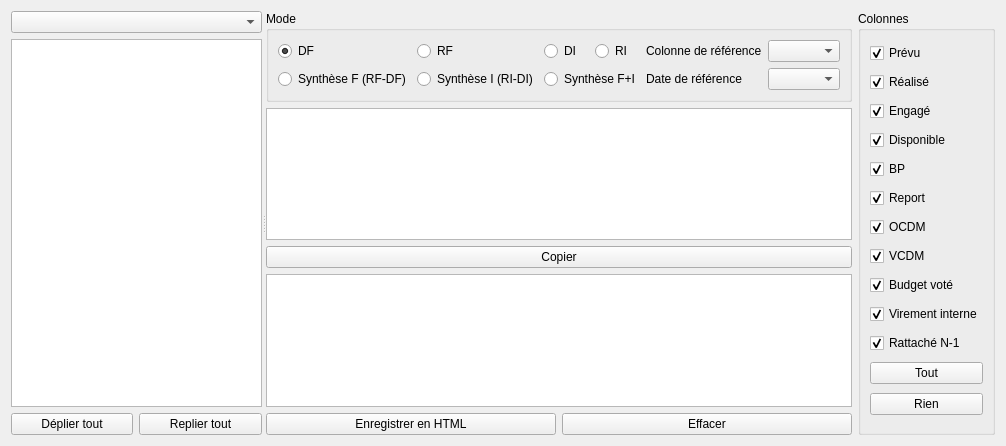
<?xml version="1.0" encoding="UTF-8"?>
<ui version="4.0">
 <class>FormReportingOverview</class>
 <widget class="QWidget" name="FormReportingOverview">
  <property name="geometry">
   <rect>
    <x>0</x>
    <y>0</y>
    <width>1006</width>
    <height>446</height>
   </rect>
  </property>
  <property name="windowTitle">
   <string>Vue d'ensemble du reporting</string>
  </property>
  <property name="windowIcon">
   <iconset resource="Images.qrc">
    <normaloff>:/icons/icons/reportingOverview.png</normaloff>:/icons/icons/reportingOverview.png</iconset>
  </property>
  <layout class="QHBoxLayout" name="horizontalLayout_2">
   <item>
    <widget class="QSplitter" name="splitter">
     <property name="orientation">
      <enum>Qt::Horizontal</enum>
     </property>
     <widget class="QWidget" name="layoutWidget1">
      <layout class="QGridLayout" name="gridLayout_3">
       <item row="2" column="0">
        <widget class="QPushButton" name="pushButtonExpandAll">
         <property name="text">
          <string>Déplier tout</string>
         </property>
        </widget>
       </item>
       <item row="2" column="1">
        <widget class="QPushButton" name="pushButtonCollapseAll">
         <property name="text">
          <string>Replier tout</string>
         </property>
        </widget>
       </item>
       <item row="1" column="0" colspan="2">
        <widget class="QTreeView" name="treeView">
         <property name="editTriggers">
          <set>QAbstractItemView::NoEditTriggers</set>
         </property>
         <property name="showDropIndicator" stdset="0">
          <bool>false</bool>
         </property>
         <property name="headerHidden">
          <bool>true</bool>
         </property>
        </widget>
       </item>
       <item row="0" column="0" colspan="2">
        <widget class="QComboBox" name="comboListReportings"/>
       </item>
      </layout>
     </widget>
     <widget class="QWidget" name="layoutWidget">
      <layout class="QGridLayout" name="gridLayout_2">
       <item row="1" column="0" colspan="2">
        <widget class="QTableView" name="tableView">
         <property name="font">
          <font>
           <pointsize>8</pointsize>
          </font>
         </property>
         <property name="editTriggers">
          <set>QAbstractItemView::NoEditTriggers</set>
         </property>
         <property name="showDropIndicator" stdset="0">
          <bool>false</bool>
         </property>
         <property name="selectionBehavior">
          <enum>QAbstractItemView::SelectRows</enum>
         </property>
         <property name="sortingEnabled">
          <bool>true</bool>
         </property>
         <attribute name="verticalHeaderVisible">
          <bool>false</bool>
         </attribute>
         <attribute name="verticalHeaderDefaultSectionSize">
          <number>20</number>
         </attribute>
        </widget>
       </item>
       <item row="0" column="0" colspan="2">
        <widget class="QGroupBox" name="groupBoxMode">
         <property name="title">
          <string>Mode</string>
         </property>
         <layout class="QGridLayout" name="gridLayout">
          <item row="0" column="2">
           <widget class="QRadioButton" name="radioButtonDI">
            <property name="text">
             <string>DI</string>
            </property>
           </widget>
          </item>
          <item row="0" column="5">
           <widget class="QComboBox" name="comboBoxRefColumn"/>
          </item>
          <item row="0" column="0">
           <widget class="QRadioButton" name="radioButtonDF">
            <property name="text">
             <string>DF</string>
            </property>
            <property name="checked">
             <bool>true</bool>
            </property>
           </widget>
          </item>
          <item row="0" column="1">
           <widget class="QRadioButton" name="radioButtonRF">
            <property name="text">
             <string>RF</string>
            </property>
           </widget>
          </item>
          <item row="0" column="4">
           <widget class="QLabel" name="label">
            <property name="text">
             <string>Colonne de référence</string>
            </property>
           </widget>
          </item>
          <item row="1" column="4">
           <widget class="QLabel" name="label_2">
            <property name="text">
             <string>Date de référence</string>
            </property>
           </widget>
          </item>
          <item row="0" column="3">
           <widget class="QRadioButton" name="radioButtonRI">
            <property name="text">
             <string>RI</string>
            </property>
           </widget>
          </item>
          <item row="1" column="0">
           <widget class="QRadioButton" name="radioButtonRFDF">
            <property name="text">
             <string>Synthèse F (RF-DF)</string>
            </property>
           </widget>
          </item>
          <item row="1" column="1">
           <widget class="QRadioButton" name="radioButtonRIDI">
            <property name="text">
             <string>Synthèse I (RI-DI)</string>
            </property>
           </widget>
          </item>
          <item row="1" column="2" colspan="2">
           <widget class="QRadioButton" name="radioButtonRFDFRIDI">
            <property name="text">
             <string>Synthèse F+I</string>
            </property>
           </widget>
          </item>
          <item row="1" column="5">
           <widget class="QComboBox" name="comboBoxRefDate"/>
          </item>
         </layout>
        </widget>
       </item>
       <item row="4" column="0">
        <widget class="QPushButton" name="pushButtonExportHTML">
         <property name="text">
          <string>Enregistrer en HTML</string>
         </property>
         <property name="icon">
          <iconset resource="Images.qrc">
           <normaloff>:/icons/icons/html.png</normaloff>:/icons/icons/html.png</iconset>
         </property>
        </widget>
       </item>
       <item row="2" column="0" colspan="2">
        <widget class="QPushButton" name="pushButtonCopyToDocument">
         <property name="text">
          <string>Copier</string>
         </property>
        </widget>
       </item>
       <item row="3" column="0" colspan="2">
        <widget class="QTextEdit" name="textEdit"/>
       </item>
       <item row="4" column="1">
        <widget class="QPushButton" name="pushButtonClear">
         <property name="text">
          <string>Effacer</string>
         </property>
        </widget>
       </item>
      </layout>
     </widget>
    </widget>
   </item>
   <item>
    <widget class="QGroupBox" name="groupBoxColumns">
     <property name="title">
      <string>Colonnes</string>
     </property>
     <layout class="QVBoxLayout" name="verticalLayout_2">
      <item>
       <widget class="QCheckBox" name="checkBoxOuverts">
        <property name="text">
         <string>Prévu</string>
        </property>
        <property name="checked">
         <bool>true</bool>
        </property>
       </widget>
      </item>
      <item>
       <widget class="QCheckBox" name="checkBoxRealises">
        <property name="text">
         <string>Réalisé</string>
        </property>
        <property name="checked">
         <bool>true</bool>
        </property>
       </widget>
      </item>
      <item>
       <widget class="QCheckBox" name="checkBoxEngages">
        <property name="text">
         <string>Engagé</string>
        </property>
        <property name="checked">
         <bool>true</bool>
        </property>
       </widget>
      </item>
      <item>
       <widget class="QCheckBox" name="checkBoxDisponibles">
        <property name="text">
         <string>Disponible</string>
        </property>
        <property name="checked">
         <bool>true</bool>
        </property>
       </widget>
      </item>
      <item>
       <widget class="QCheckBox" name="checkBoxBP">
        <property name="text">
         <string>BP</string>
        </property>
        <property name="checked">
         <bool>true</bool>
        </property>
       </widget>
      </item>
      <item>
       <widget class="QCheckBox" name="checkBoxReports">
        <property name="text">
         <string>Report</string>
        </property>
        <property name="checked">
         <bool>true</bool>
        </property>
       </widget>
      </item>
      <item>
       <widget class="QCheckBox" name="checkBoxOCDM">
        <property name="text">
         <string>OCDM</string>
        </property>
        <property name="checked">
         <bool>true</bool>
        </property>
       </widget>
      </item>
      <item>
       <widget class="QCheckBox" name="checkBoxVCDM">
        <property name="text">
         <string>VCDM</string>
        </property>
        <property name="checked">
         <bool>true</bool>
        </property>
       </widget>
      </item>
      <item>
       <widget class="QCheckBox" name="checkBoxBudgetVote">
        <property name="text">
         <string>Budget voté</string>
        </property>
        <property name="checked">
         <bool>true</bool>
        </property>
       </widget>
      </item>
      <item>
       <widget class="QCheckBox" name="checkBoxVCInternes">
        <property name="text">
         <string>Virement interne</string>
        </property>
        <property name="checked">
         <bool>true</bool>
        </property>
       </widget>
      </item>
      <item>
       <widget class="QCheckBox" name="checkBoxRattaches">
        <property name="text">
         <string>Rattaché N-1</string>
        </property>
        <property name="checked">
         <bool>true</bool>
        </property>
       </widget>
      </item>
      <item>
       <widget class="QPushButton" name="pushButtonSelectAll">
        <property name="text">
         <string>Tout</string>
        </property>
       </widget>
      </item>
      <item>
       <widget class="QPushButton" name="pushButtonSelectNone">
        <property name="text">
         <string>Rien</string>
        </property>
       </widget>
      </item>
     </layout>
    </widget>
   </item>
  </layout>
 </widget>
 <resources>
  <include location="Images.qrc"/>
 </resources>
 <connections/>
</ui>
